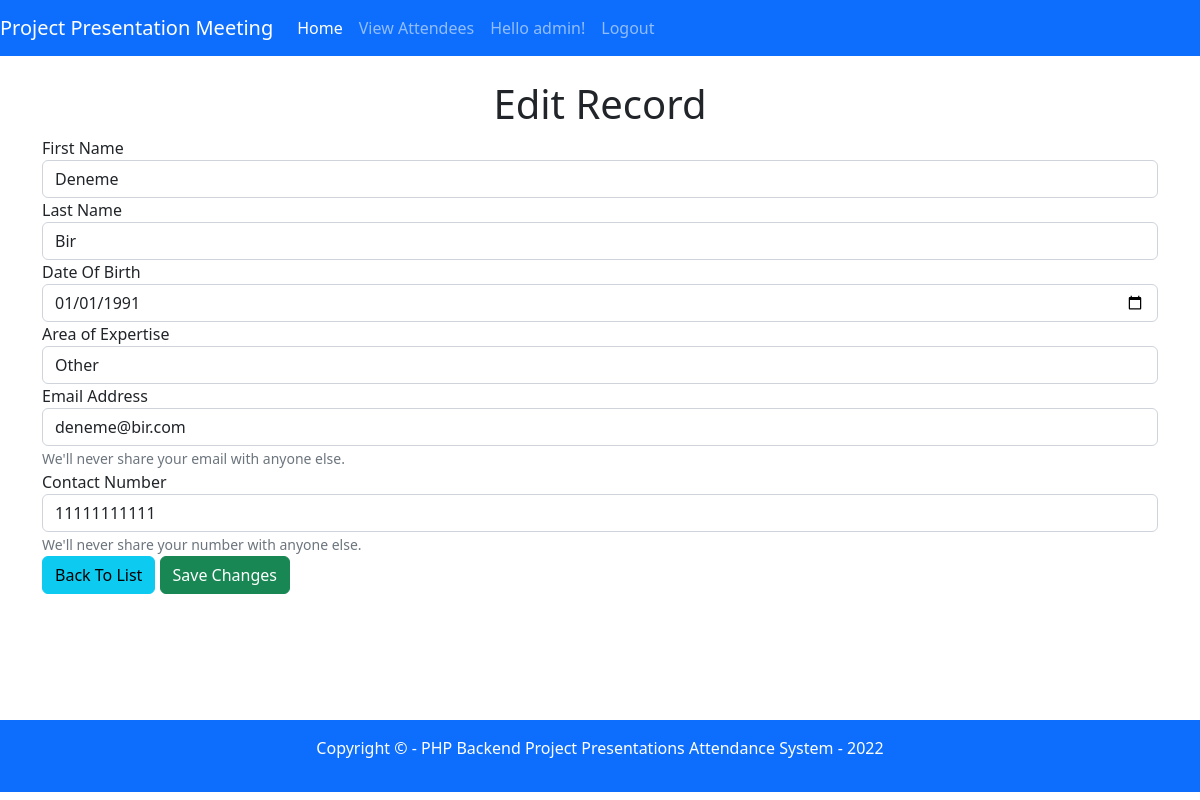
The app's page /edit.php?id=1 (signed in) with its own data.
### tables this page shows
CREATE TABLE `attendee` (
  `attendee_id` int(11) NOT NULL,
  `firstname` varchar(100) NOT NULL,
  `lastname` varchar(100) NOT NULL,
  `dateofbirth` date NOT NULL,
  `emailaddress` varchar(100) NOT NULL,
  `contactnumber` varchar(15) NOT NULL,
  `specialty_id` int(11) NOT NULL
);

### db/conn.php (called while the page is built)
<?php
    $host= 'localhost';
    $db= 'attendance_db';
    $user= 'kalawaja';
    $pass='23340';
    $charset='utf8mb4';
    $dsn="mysql:host=$host;dbname=$db;charset=$charset";
    try {
        $pdo=new PDO($dsn, $user, $pass);
        $pdo->setAttribute(PDO::ATTR_ERRMODE, PDO::ERRMODE_EXCEPTION);
    } catch(PDOException $e) {
        throw new PDOException($e->getMessage());
    }
    require_once 'crud.php';
    require_once 'user.php';
    $crud=new crud($pdo);
    $userAdmin=new user($pdo);
    $userAdmin->insertUser("admin", "password");
?>

### db/crud.php (called while the page is built, shortened)
<?php
    class crud {
        private $db;
        function __construct($conn) {
            $this->db=$conn;
        }
        public function getAttendeeDetails($id) {
            try {
            $sql="select * from attendee a inner join specialties s on a.specialty_id=s.specialty_id
            where attendee_id= :id";
            $stmt=$this->db->prepare($sql);
            $stmt->bindparam(':id', $id);
            $stmt->execute();
            $result=$stmt->fetch();
            return $result;
            } catch (PDOException $e) {
            echo $e->getMessage();
            return false;
            }
        }
        public function getSpecialties() {
            $sql = "SELECT * FROM `specialties`;";
            $result=$this->db->query($sql);
            return $result;
        }
    }
?>

### db/user.php (called while the page is built, shortened)
<?php
    class user {
        private $db;
        function __construct($conn) {
            $this->db=$conn;
        }
        public function insertUser($username, $password) {
            try {
                $result=$this->getUserbyUsername($username);
                if ($result['num'] > 0) {
                    return false;
                }
            } catch (PDOException $e) {
                echo $e->getMessage();
                return false;
            }
        }
        public function getUserbyUsername($username) {
            try {
                $sql="select count(*) as num from users where username= :username";
                $stmt=$this->db->prepare($sql);
                $stmt->bindparam(':username', $username);
                $stmt->execute();
                $result=$stmt->fetch();
                return $result;
            } catch (PDOException $e) {
                echo $e->getMessage();
                return false;
            }
        }
    }
?>

### edit.php (the view, shortened to what this page needs)
<?php
    require_once 'includes/header.php';
    require_once 'db/conn.php';
    $results=$crud->getSpecialties();
    if(!isset($_GET['id'])) {
        include 'includes/errormessage.php';
        header ("Location: viewrecords.php");
    } else {
        $id=$_GET['id'];
        $attendee=$crud->getAttendeeDetails($id);
    }
?>
    <h1 class="text-center">Edit Record</h1>
    <form method="post" action="editpost.php">
        <div class="form-group">
            <label for="firstname">First Name</label>
            <input type="text" class="form-control" value="<?php echo $attendee['firstname'] ?>" id="firstname" name="firstname">
        </div>
        <div class="form-group">
            <label for="lastname">Last Name</label>
            <input type="text" class="form-control" value="<?php echo $attendee['lastname'] ?>" id="lastname" name="lastname">
        </div>
        <div class="form-group">
            <label for="lastname">Date Of Birth</label>
            <input type="date" class="form-control" value="<?php echo $attendee['dateofbirth'] ?>" id="dob" name="dob">
        </div>
        <div class="form-group">
            <label for="specialty">Area of Expertise</label>
            <select class="form-control" id="specialty" name="specialty">
                <?php while ($r=$results->fetch(PDO::FETCH_ASSOC)) {?>
                    <option selected value="<?php echo $r['specialty_id'] ?>" <?php if($r['specialty_id'] == $attendee['specialty_id']) echo 'selected' ?>>
                        <?php echo $r['name']; ?>
                    </option>
                <?php } ?>
            </select>
        </div>
        <div class="form-group">
            <label for="email">Email Address</label>
            <input type="email" class="form-control" value="<?php echo $attendee['emailaddress'] ?>" id="email" name="email"
            aria-describedby="emailHelp">
            <small id="emailHelp" class="form-text text-muted">We'll never share your email with anyone else.</small>
        </div>
        <div class="form-group">
            <label for="phone">Contact Number</label>
            <input type="text" class="form-control" value="<?php echo $attendee['contactnumber'] ?>" id="phone" name="phone"
            aria-describedby="phoneHelp">
            <small id="phoneHelp" class="form-text text-muted">We'll never share your number with anyone else.</small>
        </div>
        <div class="form-group">
        <a href="viewrecords.php" class="btn btn-info">Back To List</a>
        <button type="submit" name="submit" class="btn btn-success">Save Changes</button>
        </div>
    </form>
<br>
<br>
<br>
<br>
<br>
<?php require_once 'includes/footer.php'; ?>

### records on screen
attendee: firstname "Deneme", lastname "Bir", dob "01/01/1991", email "deneme@bir.com", phone "11111111111"

### other values on screen
$_SESSION['username'] "admin"
form field specialty "Other"
